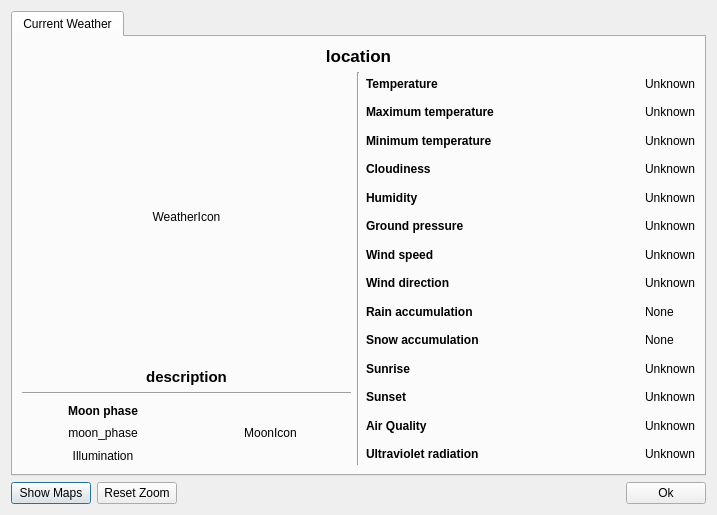
<?xml version="1.0" encoding="UTF-8"?>
<ui version="4.0">
 <class>WeatherDialog</class>
 <widget class="QDialog" name="WeatherDialog">
  <property name="geometry">
   <rect>
    <x>0</x>
    <y>0</y>
    <width>717</width>
    <height>515</height>
   </rect>
  </property>
  <property name="minimumSize">
   <size>
    <width>717</width>
    <height>515</height>
   </size>
  </property>
  <property name="maximumSize">
   <size>
    <width>717</width>
    <height>515</height>
   </size>
  </property>
  <property name="windowTitle">
   <string>Tray Weather</string>
  </property>
  <property name="windowIcon">
   <iconset resource="../rsc/resources.qrc">
    <normaloff>:/TrayWeather/application.svg</normaloff>:/TrayWeather/application.svg</iconset>
  </property>
  <property name="modal">
   <bool>true</bool>
  </property>
  <layout class="QVBoxLayout" name="verticalLayout">
   <item>
    <widget class="QTabWidget" name="m_tabWidget">
     <property name="tabPosition">
      <enum>QTabWidget::North</enum>
     </property>
     <property name="tabShape">
      <enum>QTabWidget::Rounded</enum>
     </property>
     <property name="currentIndex">
      <number>0</number>
     </property>
     <property name="elideMode">
      <enum>Qt::ElideNone</enum>
     </property>
     <widget class="QWidget" name="tab">
      <attribute name="title">
       <string>Current Weather</string>
      </attribute>
      <attribute name="toolTip">
       <string>Current weather information</string>
      </attribute>
      <layout class="QVBoxLayout" name="verticalLayout_2" stretch="0,1">
       <item>
        <widget class="QLabel" name="m_location">
         <property name="font">
          <font>
           <pointsize>13</pointsize>
           <weight>75</weight>
           <bold>true</bold>
          </font>
         </property>
         <property name="toolTip">
          <string>Location and date</string>
         </property>
         <property name="text">
          <string>location</string>
         </property>
         <property name="alignment">
          <set>Qt::AlignCenter</set>
         </property>
         <property name="wordWrap">
          <bool>true</bool>
         </property>
         <property name="margin">
          <number>4</number>
         </property>
        </widget>
       </item>
       <item>
        <layout class="QGridLayout" name="gridLayout" columnstretch="1,0,1">
         <item row="0" column="2">
          <layout class="QGridLayout" name="gridLayout_2" columnstretch="1,0">
           <item row="7" column="0">
            <widget class="QLabel" name="label_8">
             <property name="font">
              <font>
               <weight>75</weight>
               <bold>true</bold>
              </font>
             </property>
             <property name="toolTip">
              <string>Current wind direction</string>
             </property>
             <property name="text">
              <string>Wind direction</string>
             </property>
            </widget>
           </item>
           <item row="1" column="0">
            <widget class="QLabel" name="m_temp_max_label">
             <property name="font">
              <font>
               <weight>75</weight>
               <bold>true</bold>
              </font>
             </property>
             <property name="toolTip">
              <string>Maximum temperature</string>
             </property>
             <property name="text">
              <string>Maximum temperature</string>
             </property>
            </widget>
           </item>
           <item row="3" column="1">
            <widget class="QLabel" name="m_cloudiness">
             <property name="toolTip">
              <string>Current cloudiness</string>
             </property>
             <property name="frameShape">
              <enum>QFrame::NoFrame</enum>
             </property>
             <property name="frameShadow">
              <enum>QFrame::Sunken</enum>
             </property>
             <property name="text">
              <string>Unknown</string>
             </property>
            </widget>
           </item>
           <item row="8" column="1">
            <widget class="QLabel" name="m_rain">
             <property name="toolTip">
              <string>Rain accumulation in the last 3 hours</string>
             </property>
             <property name="frameShape">
              <enum>QFrame::NoFrame</enum>
             </property>
             <property name="frameShadow">
              <enum>QFrame::Sunken</enum>
             </property>
             <property name="text">
              <string>None</string>
             </property>
            </widget>
           </item>
           <item row="10" column="1">
            <widget class="QLabel" name="m_sunrise">
             <property name="toolTip">
              <string>Sunrise time</string>
             </property>
             <property name="text">
              <string>Unknown</string>
             </property>
            </widget>
           </item>
           <item row="6" column="0">
            <widget class="QLabel" name="label_7">
             <property name="font">
              <font>
               <weight>75</weight>
               <bold>true</bold>
              </font>
             </property>
             <property name="toolTip">
              <string>Current wind speed</string>
             </property>
             <property name="text">
              <string>Wind speed</string>
             </property>
            </widget>
           </item>
           <item row="7" column="1">
            <widget class="QLabel" name="m_wind_dir">
             <property name="toolTip">
              <string>Current wind direction</string>
             </property>
             <property name="frameShape">
              <enum>QFrame::NoFrame</enum>
             </property>
             <property name="frameShadow">
              <enum>QFrame::Sunken</enum>
             </property>
             <property name="text">
              <string>Unknown</string>
             </property>
            </widget>
           </item>
           <item row="2" column="0">
            <widget class="QLabel" name="m_temp_min_label">
             <property name="font">
              <font>
               <weight>75</weight>
               <bold>true</bold>
              </font>
             </property>
             <property name="toolTip">
              <string>Minimum temperature</string>
             </property>
             <property name="text">
              <string>Minimum temperature</string>
             </property>
            </widget>
           </item>
           <item row="11" column="1">
            <widget class="QLabel" name="m_sunset">
             <property name="toolTip">
              <string>Sunset time</string>
             </property>
             <property name="text">
              <string>Unknown</string>
             </property>
            </widget>
           </item>
           <item row="5" column="1">
            <widget class="QLabel" name="m_pressure">
             <property name="toolTip">
              <string>Current ground pressure</string>
             </property>
             <property name="frameShape">
              <enum>QFrame::NoFrame</enum>
             </property>
             <property name="frameShadow">
              <enum>QFrame::Sunken</enum>
             </property>
             <property name="text">
              <string>Unknown</string>
             </property>
            </widget>
           </item>
           <item row="4" column="0">
            <widget class="QLabel" name="label_5">
             <property name="font">
              <font>
               <weight>75</weight>
               <bold>true</bold>
              </font>
             </property>
             <property name="toolTip">
              <string>Current humidity</string>
             </property>
             <property name="text">
              <string>Humidity</string>
             </property>
            </widget>
           </item>
           <item row="10" column="0">
            <widget class="QLabel" name="label_12">
             <property name="font">
              <font>
               <weight>75</weight>
               <bold>true</bold>
              </font>
             </property>
             <property name="toolTip">
              <string>Sunrise time</string>
             </property>
             <property name="text">
              <string>Sunrise</string>
             </property>
            </widget>
           </item>
           <item row="9" column="1">
            <widget class="QLabel" name="m_snow">
             <property name="toolTip">
              <string>Snow accumulation in the last 3 hours</string>
             </property>
             <property name="frameShape">
              <enum>QFrame::NoFrame</enum>
             </property>
             <property name="frameShadow">
              <enum>QFrame::Sunken</enum>
             </property>
             <property name="text">
              <string>None</string>
             </property>
            </widget>
           </item>
           <item row="2" column="1">
            <widget class="QLabel" name="m_temp_min">
             <property name="toolTip">
              <string>Minimum temperature</string>
             </property>
             <property name="frameShape">
              <enum>QFrame::NoFrame</enum>
             </property>
             <property name="frameShadow">
              <enum>QFrame::Sunken</enum>
             </property>
             <property name="text">
              <string>Unknown</string>
             </property>
            </widget>
           </item>
           <item row="4" column="1">
            <widget class="QLabel" name="m_humidity">
             <property name="toolTip">
              <string>Current humidity</string>
             </property>
             <property name="frameShape">
              <enum>QFrame::NoFrame</enum>
             </property>
             <property name="frameShadow">
              <enum>QFrame::Sunken</enum>
             </property>
             <property name="text">
              <string>Unknown</string>
             </property>
            </widget>
           </item>
           <item row="12" column="1">
            <widget class="QLabel" name="m_air_quality">
             <property name="toolTip">
              <string>Air quality</string>
             </property>
             <property name="text">
              <string>Unknown</string>
             </property>
            </widget>
           </item>
           <item row="0" column="1">
            <widget class="QLabel" name="m_temp">
             <property name="toolTip">
              <string>Current temperature</string>
             </property>
             <property name="frameShape">
              <enum>QFrame::NoFrame</enum>
             </property>
             <property name="frameShadow">
              <enum>QFrame::Sunken</enum>
             </property>
             <property name="text">
              <string>Unknown</string>
             </property>
            </widget>
           </item>
           <item row="3" column="0">
            <widget class="QLabel" name="label_4">
             <property name="font">
              <font>
               <weight>75</weight>
               <bold>true</bold>
              </font>
             </property>
             <property name="toolTip">
              <string>Current cloudiness</string>
             </property>
             <property name="text">
              <string>Cloudiness</string>
             </property>
            </widget>
           </item>
           <item row="6" column="1">
            <widget class="QLabel" name="m_wind_speed">
             <property name="toolTip">
              <string>Current wind speed</string>
             </property>
             <property name="frameShape">
              <enum>QFrame::NoFrame</enum>
             </property>
             <property name="frameShadow">
              <enum>QFrame::Sunken</enum>
             </property>
             <property name="text">
              <string>Unknown</string>
             </property>
            </widget>
           </item>
           <item row="8" column="0">
            <widget class="QLabel" name="label_9">
             <property name="font">
              <font>
               <weight>75</weight>
               <bold>true</bold>
              </font>
             </property>
             <property name="toolTip">
              <string>Rain accumulation in the last 3 hours</string>
             </property>
             <property name="text">
              <string>Rain accumulation</string>
             </property>
            </widget>
           </item>
           <item row="0" column="0">
            <widget class="QLabel" name="label">
             <property name="font">
              <font>
               <weight>75</weight>
               <bold>true</bold>
              </font>
             </property>
             <property name="toolTip">
              <string>Current temperature</string>
             </property>
             <property name="frameShape">
              <enum>QFrame::NoFrame</enum>
             </property>
             <property name="text">
              <string>Temperature</string>
             </property>
            </widget>
           </item>
           <item row="5" column="0">
            <widget class="QLabel" name="label_6">
             <property name="font">
              <font>
               <weight>75</weight>
               <bold>true</bold>
              </font>
             </property>
             <property name="toolTip">
              <string>Current ground pressure</string>
             </property>
             <property name="text">
              <string>Ground pressure</string>
             </property>
            </widget>
           </item>
           <item row="12" column="0">
            <widget class="QLabel" name="m_airLabel">
             <property name="font">
              <font>
               <weight>75</weight>
               <bold>true</bold>
              </font>
             </property>
             <property name="text">
              <string>Air Quality</string>
             </property>
            </widget>
           </item>
           <item row="11" column="0">
            <widget class="QLabel" name="label_13">
             <property name="font">
              <font>
               <weight>75</weight>
               <bold>true</bold>
              </font>
             </property>
             <property name="toolTip">
              <string>Sunset time</string>
             </property>
             <property name="text">
              <string>Sunset</string>
             </property>
            </widget>
           </item>
           <item row="1" column="1">
            <widget class="QLabel" name="m_temp_max">
             <property name="toolTip">
              <string>Maximum temperature</string>
             </property>
             <property name="frameShape">
              <enum>QFrame::NoFrame</enum>
             </property>
             <property name="frameShadow">
              <enum>QFrame::Sunken</enum>
             </property>
             <property name="text">
              <string>Unknown</string>
             </property>
            </widget>
           </item>
           <item row="9" column="0">
            <widget class="QLabel" name="label_10">
             <property name="font">
              <font>
               <weight>75</weight>
               <bold>true</bold>
              </font>
             </property>
             <property name="toolTip">
              <string>Snow accumulation in the last 3 hours</string>
             </property>
             <property name="text">
              <string>Snow accumulation</string>
             </property>
            </widget>
           </item>
           <item row="13" column="0">
            <widget class="QLabel" name="m_uvLabel">
             <property name="font">
              <font>
               <weight>75</weight>
               <bold>true</bold>
              </font>
             </property>
             <property name="text">
              <string>Ultraviolet radiation</string>
             </property>
            </widget>
           </item>
           <item row="13" column="1">
            <widget class="QLabel" name="m_uvi">
             <property name="text">
              <string>Unknown</string>
             </property>
            </widget>
           </item>
          </layout>
         </item>
         <item row="0" column="0">
          <layout class="QVBoxLayout" name="verticalLayout_3" stretch="1,0,0,0">
           <item>
            <widget class="QLabel" name="m_icon">
             <property name="toolTip">
              <string>Current weather icon</string>
             </property>
             <property name="text">
              <string notr="true">WeatherIcon</string>
             </property>
             <property name="scaledContents">
              <bool>false</bool>
             </property>
             <property name="alignment">
              <set>Qt::AlignCenter</set>
             </property>
            </widget>
           </item>
           <item>
            <widget class="QLabel" name="m_description">
             <property name="font">
              <font>
               <pointsize>11</pointsize>
               <weight>75</weight>
               <bold>true</bold>
              </font>
             </property>
             <property name="toolTip">
              <string>Current weather description</string>
             </property>
             <property name="text">
              <string notr="true">description</string>
             </property>
             <property name="alignment">
              <set>Qt::AlignCenter</set>
             </property>
            </widget>
           </item>
           <item>
            <widget class="Line" name="line_2">
             <property name="orientation">
              <enum>Qt::Horizontal</enum>
             </property>
            </widget>
           </item>
           <item>
            <layout class="QHBoxLayout" name="horizontalLayout_2">
             <item>
              <layout class="QVBoxLayout" name="verticalLayout_4">
               <property name="spacing">
                <number>3</number>
               </property>
               <item>
                <widget class="QLabel" name="m_moonLabel">
                 <property name="font">
                  <font>
                   <weight>75</weight>
                   <bold>true</bold>
                  </font>
                 </property>
                 <property name="toolTip">
                  <string>Current moon phase</string>
                 </property>
                 <property name="text">
                  <string>Moon phase</string>
                 </property>
                 <property name="alignment">
                  <set>Qt::AlignCenter</set>
                 </property>
                </widget>
               </item>
               <item>
                <widget class="QLabel" name="m_moon_phase">
                 <property name="text">
                  <string notr="true">moon_phase</string>
                 </property>
                 <property name="alignment">
                  <set>Qt::AlignCenter</set>
                 </property>
                </widget>
               </item>
               <item>
                <widget class="QLabel" name="m_illumination">
                 <property name="text">
                  <string notr="true">Illumination</string>
                 </property>
                 <property name="alignment">
                  <set>Qt::AlignCenter</set>
                 </property>
                </widget>
               </item>
              </layout>
             </item>
             <item>
              <widget class="QLabel" name="m_moon">
               <property name="minimumSize">
                <size>
                 <width>64</width>
                 <height>64</height>
                </size>
               </property>
               <property name="toolTip">
                <string>Current moon phase</string>
               </property>
               <property name="text">
                <string notr="true">MoonIcon</string>
               </property>
               <property name="alignment">
                <set>Qt::AlignCenter</set>
               </property>
              </widget>
             </item>
            </layout>
           </item>
          </layout>
         </item>
         <item row="0" column="1">
          <widget class="Line" name="line">
           <property name="orientation">
            <enum>Qt::Vertical</enum>
           </property>
          </widget>
         </item>
        </layout>
       </item>
      </layout>
     </widget>
    </widget>
   </item>
   <item>
    <layout class="QHBoxLayout" name="horizontalLayout">
     <item>
      <widget class="QPushButton" name="m_mapsButton">
       <property name="toolTip">
        <string>Show weather maps.</string>
       </property>
       <property name="text">
        <string>Show Maps</string>
       </property>
      </widget>
     </item>
     <item>
      <widget class="QPushButton" name="m_reset">
       <property name="toolTip">
        <string>Reset graph zoom</string>
       </property>
       <property name="text">
        <string>Reset Zoom</string>
       </property>
      </widget>
     </item>
     <item>
      <spacer name="horizontalSpacer">
       <property name="orientation">
        <enum>Qt::Horizontal</enum>
       </property>
       <property name="sizeHint" stdset="0">
        <size>
         <width>40</width>
         <height>20</height>
        </size>
       </property>
      </spacer>
     </item>
     <item>
      <widget class="QPushButton" name="m_ok">
       <property name="toolTip">
        <string>Close dialog</string>
       </property>
       <property name="text">
        <string>Ok</string>
       </property>
      </widget>
     </item>
    </layout>
   </item>
  </layout>
 </widget>
 <resources>
  <include location="../rsc/resources.qrc"/>
 </resources>
 <connections>
  <connection>
   <sender>m_ok</sender>
   <signal>clicked()</signal>
   <receiver>WeatherDialog</receiver>
   <slot>accept()</slot>
   <hints>
    <hint type="sourcelabel">
     <x>669</x>
     <y>493</y>
    </hint>
    <hint type="destinationlabel">
     <x>358</x>
     <y>257</y>
    </hint>
   </hints>
  </connection>
 </connections>
</ui>
